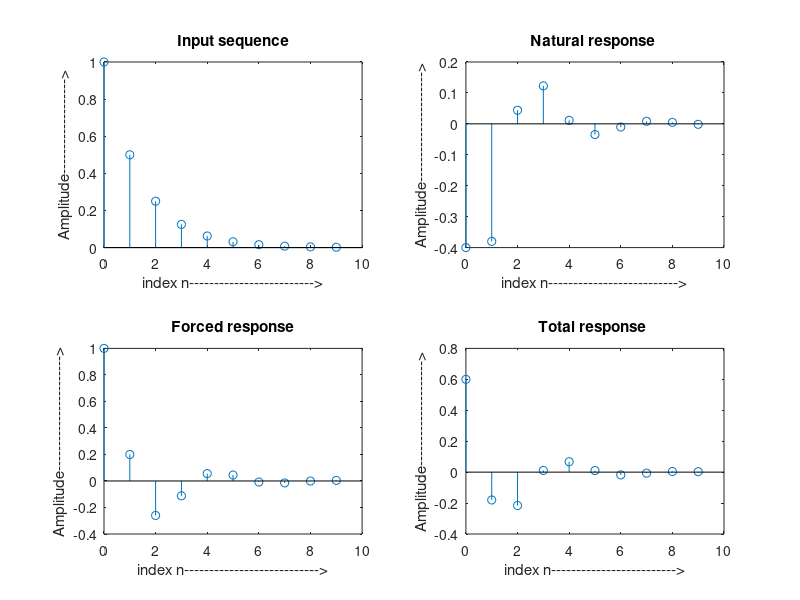

The MATLAB source for this figure:
%Matlab program to solve the given 2nd order difference equation USN1
%y(n)-.2y(n-1)+.3y(n-2)=x(n)-0.5x(n-1)
%with input x(n)=0.5^n u(n)
%initial conditions(ic): y(-1)=1, y(-2)=2

clc; % to clear command window
clear all; % to clear workspace
close all; % to close all other window

%% total response (in general)

%defining initial conditions
ic1=1; %y(-1)
ic2=2; %y(-2)
% defining input x(n)
n1=0:9;

x=(0.5).^n1;

yt(1)=x(1)+0.2*ic1-0.3*ic2;
yt(2)=x(2)-0.5*x(1)+0.2*yt(1)-0.3*ic1;
for n=3:10
    yt(n)=x(n)-0.5*x(n-1)+.2*yt(n-1)-.3*yt(n-2);
end
disp('Total Response yt(n)=');
disp(yt);

%% Natural Response computation 
%with zeros input and non zero initial conditions
ic1=1;
ic2=2;
%input
x=zeros(1,10);  %%%input x(n)=0
yn(1)=x(1)+0.2*ic1-0.3*ic2;
yn(2)=x(2)-0.5*x(1)+0.2*yn(1)-0.3*ic1;
for n=3:10
    yn(n)=x(n)-0.5*x(n-1)+.2*yn(n-1)-.3*yn(n-2);
end
disp('*********************************');
disp('Natural Response yn(n) =');
disp(yn);

%% Forced Response calculation
%with nonzero input and zero initial conditions
ic1=0;  %% y(-1)=0
ic2=0;  %%y(-2)=0
%input
n=0:9;
x=0.5.^n;  

yf(1)=x(1)+0.2*ic1-0.3*ic2;
yf(2)=x(2)-0.5*x(1)+0.2*yf(1)-0.3*ic1;
for n=3:10
    yf(n)=x(n)-0.5*x(n-1)+.2*yf(n-1)-.3*yf(n-2);
end
disp('*********************************');
disp('Forced Response  yf(n) =');
disp(yf);

%% Total response using natural and forced
yt1=yn+yf;
disp('********************************************************');
disp('Total response using natural and forced resp');
disp(yt1);


%% Responses using inbuilt functions
a=[1,-0.2 0.3]; % coefficients of y
b=[1 -0.5]; % coefficients of x
ic=[1 2]; % initial conditions

 % Natural response
icn=filtic(b,a,ic);
ynatural=filter(b,a,zeros(1,10),icn);
disp('***************************************************************');
disp('Natural response using inbuilt function, ynatural=');
disp(ynatural);

% Forced response
yforced=filter(b,a,x);
disp('***************************************************************');
disp('Forced response using inbuilt function, yforced=');
disp(yforced);
 
%Total Response
icn=filtic(b,a,ic);
ytotal=filter(b,a,x,icn);
disp('***************************************************************');
disp('Total response using inbuilt function, ytotal=');
disp(ytotal);  

%% Plotting of input and ouput sequences
figure;
subplot(2,2,1);
stem(n1,x); 
xlabel('index n------------------------->');
ylabel('Amplitude------------------->');
title('Input sequence');

subplot(2,2,2);
stem(n1,yn); 
xlabel('index n-------------------------->');
ylabel('Amplitude---------------------->');
title('Natural response ');

subplot(2,2,3);
stem(n1,yf); 
xlabel('index n--------------------------->');
ylabel('Amplitude----------------------->');
title('Forced response');

subplot(2,2,4);  
stem(n1,yt); 
xlabel('index n------------------------->');
ylabel('Amplitude--------------------->');
title('Total response ');
